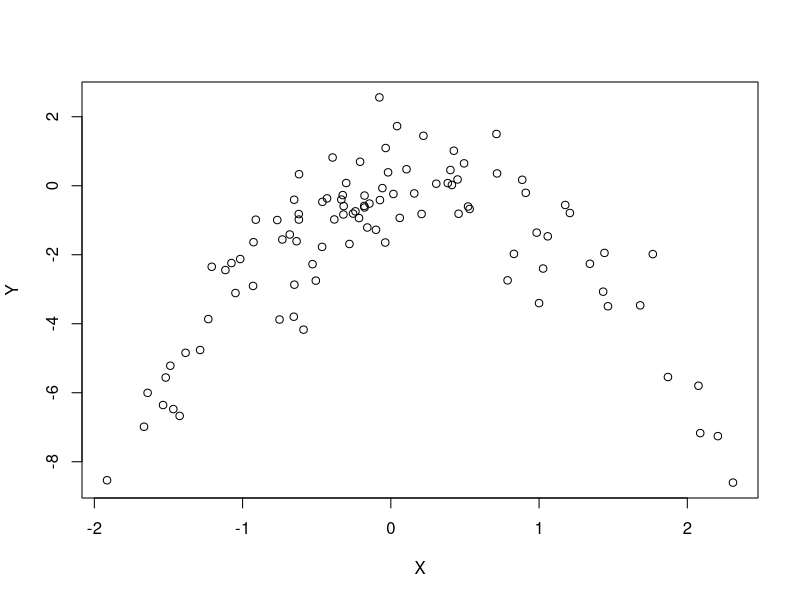

Generate this figure with R:
library(boot)
set.seed(1)
Y=rnorm(100)
X=rnorm(100)
Y=X-2*X^2+rnorm(100)
plot(X,Y)

set.seed(1)
Data <- data.frame(X, Y)
z <- glm(Y ~ X)
cv.glm(Data, z)$delta[1]